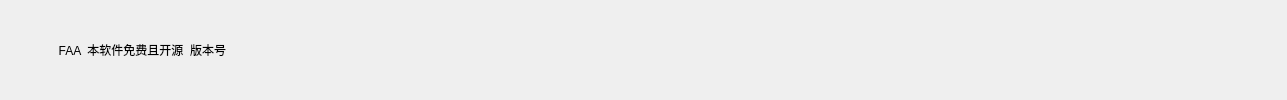
      <widget class="QFrame" name="FrameTitle">
       <property name="styleSheet">
        <string notr="true">#FrameTitle{border:none
}</string>
       </property>
       <layout class="QHBoxLayout" name="title_tag">
        <property name="topMargin">
         <number>5</number>
        </property>
        <property name="bottomMargin">
         <number>5</number>
        </property>
        <item>
         <widget class="QLabel" name="Title_Logo">
          <property name="sizePolicy">
           <sizepolicy hsizetype="Maximum" vsizetype="Maximum">
            <horstretch>0</horstretch>
            <verstretch>0</verstretch>
           </sizepolicy>
          </property>
          <property name="minimumSize">
           <size>
            <width>35</width>
            <height>35</height>
           </size>
          </property>
          <property name="maximumSize">
           <size>
            <width>35</width>
            <height>35</height>
           </size>
          </property>
          <property name="styleSheet">
           <string notr="true"/>
          </property>
          <property name="text">
           <string/>
          </property>
          <property name="scaledContents">
           <bool>false</bool>
          </property>
         </widget>
        </item>
        <item>
         <widget class="QLabel" name="Title_Text">
          <property name="sizePolicy">
           <sizepolicy hsizetype="Preferred" vsizetype="Fixed">
            <horstretch>0</horstretch>
            <verstretch>0</verstretch>
           </sizepolicy>
          </property>
          <property name="text">
           <string>  FAA  本软件免费且开源</string>
          </property>
          <property name="alignment">
           <set>Qt::AlignLeading|Qt::AlignLeft|Qt::AlignVCenter</set>
          </property>
         </widget>
        </item>
        <item>
         <widget class="QLabel" name="Title_Version">
          <property name="sizePolicy">
           <sizepolicy hsizetype="Preferred" vsizetype="Fixed">
            <horstretch>0</horstretch>
            <verstretch>0</verstretch>
           </sizepolicy>
          </property>
          <property name="minimumSize">
           <size>
            <width>200</width>
            <height>0</height>
           </size>
          </property>
          <property name="styleSheet">
           <string notr="true"/>
          </property>
          <property name="text">
           <string>版本号  </string>
          </property>
          <property name="alignment">
           <set>Qt::AlignLeading|Qt::AlignLeft|Qt::AlignVCenter</set>
          </property>
          <layout class="QVBoxLayout" name="verticalLayout_5">
           <property name="spacing">
            <number>0</number>
           </property>
           <property name="leftMargin">
            <number>0</number>
           </property>
           <property name="topMargin">
            <number>0</number>
           </property>
           <property name="rightMargin">
            <number>0</number>
           </property>
           <property name="bottomMargin">
            <number>0</number>
           </property>
          </layout>
         </widget>
        </item>
        <item>
         <spacer name="horizontalSpacer">
          <property name="orientation">
           <enum>Qt::Horizontal</enum>
          </property>
          <property name="sizeHint" stdset="0">
           <size>
            <width>794</width>
            <height>20</height>
           </size>
          </property>
         </spacer>
        </item>
        <item>
         <widget class="QPushButton" name="Button_Minimized">
          <property name="sizePolicy">
           <sizepolicy hsizetype="Fixed" vsizetype="Minimum">
            <horstretch>0</horstretch>
            <verstretch>0</verstretch>
           </sizepolicy>
          </property>
          <property name="minimumSize">
           <size>
            <width>40</width>
            <height>40</height>
           </size>
          </property>
          <property name="cursor">
           <cursorShape>PointingHandCursor</cursorShape>
          </property>
          <property name="styleSheet">
           <string notr="true">background-color: transparent;
border:none</string>
          </property>
          <property name="text">
           <string/>
          </property>
         </widget>
        </item>
        <item>
         <widget class="QPushButton" name="Button_Exit">
          <property name="sizePolicy">
           <sizepolicy hsizetype="Fixed" vsizetype="Minimum">
            <horstretch>0</horstretch>
            <verstretch>0</verstretch>
           </sizepolicy>
          </property>
          <property name="minimumSize">
           <size>
            <width>40</width>
            <height>40</height>
           </size>
          </property>
          <property name="cursor">
           <cursorShape>PointingHandCursor</cursorShape>
          </property>
          <property name="styleSheet">
           <string notr="true">background-color: transparent;
border:none</string>
          </property>
          <property name="text">
           <string/>
          </property>
         </widget>
        </item>
       </layout>
      </widget>
